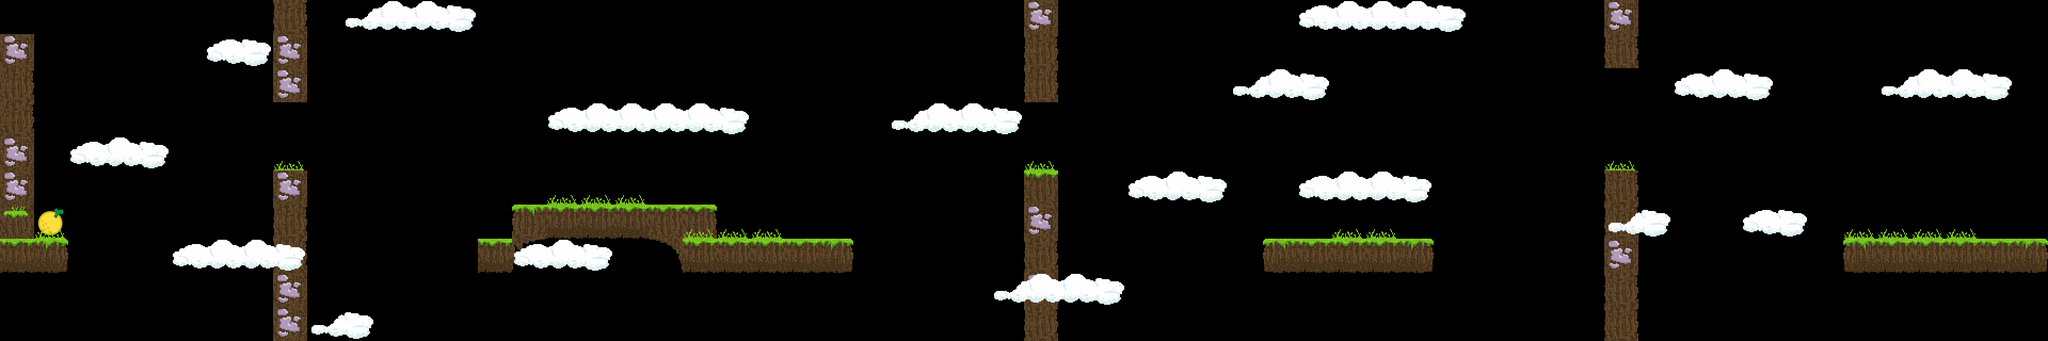

This game map was drawn from its Tiled (.tmx) file and the tilesets committed beside it. A one-line description and the trimmed map source follow:
An orthogonal 60x10 tile map with 64x64 px tiles, 2 tile layers (map, background), 3 tilesets and 16 objects (powerup, start, end).

<map version="1.0.0" orientation="orthogonal" renderorder="right-down" width="60" height="10" tilewidth="64" tileheight="64" nextobjectid="18">
 <tileset firstgid="1" name="Tiles_64x64" tilewidth="64" tileheight="64" tilecount="64" columns="8">
  <image source="../tilesets/Tiles_64x64.png" width="512" height="512" />
 </tileset>
 <tileset firstgid="65" name="endTile" tilewidth="64" tileheight="64" tilecount="1" columns="1">
  <image source="../tilesets/endTile.png" width="65" height="65" />
 </tileset>
 <tileset firstgid="66" name="tilesheet-water" tilewidth="64" tileheight="64" tilecount="9" columns="3">
  <image source="../tilesets/tilesheet-water.png" width="192" height="224" />
 </tileset>
 <layer name="map" width="60" height="10">
  <data>[600 cells, 57 non-empty, 11 distinct tile ids]</data>
 </layer>
 <layer name="background" width="60" height="10">
  <data>[600 cells, 77 non-empty, 8 distinct tile ids]</data>
 </layer>
 <objectgroup name="objects">
  <object id="16" type="powerup" x="3716.73" y="379.212" width="54.5455" height="57.5758">
   <properties>
    <property name="class" value="velocity" />
   </properties>
  </object>
 </objectgroup>
 <objectgroup name="ground">
  <object id="3" x="512" y="320" width="64" height="320" />
  <object id="4" x="512" y="0" width="64" height="192" />
  <object id="5" x="960" y="384" width="384" height="64" />
  <object id="6" x="1280" y="448" width="320" height="64" />
  <object id="8" x="1920" y="316" width="64" height="324" />
  <object id="9" x="1920" y="0" width="64" height="192" />
  <object id="10" x="2368" y="448" width="320" height="64" />
  <object id="11" x="3008" y="0" width="64" height="128" />
  <object id="12" x="3008" y="320" width="64" height="320" />
  <object id="13" x="0" y="64" width="64" height="448" />
  <object id="14" x="64" y="448" width="68" height="64" />
  <object id="15" x="3456" y="448" width="384" height="64" />
  <object id="17" x="896" y="448" width="64" height="64" />
 </objectgroup>
 <objectgroup name="positions">
  <object id="1" name="start" x="3516" y="368" width="64" height="64" />
  <object id="2" name="end" x="64" y="376" width="64" height="64" />
 </objectgroup>
</map>
